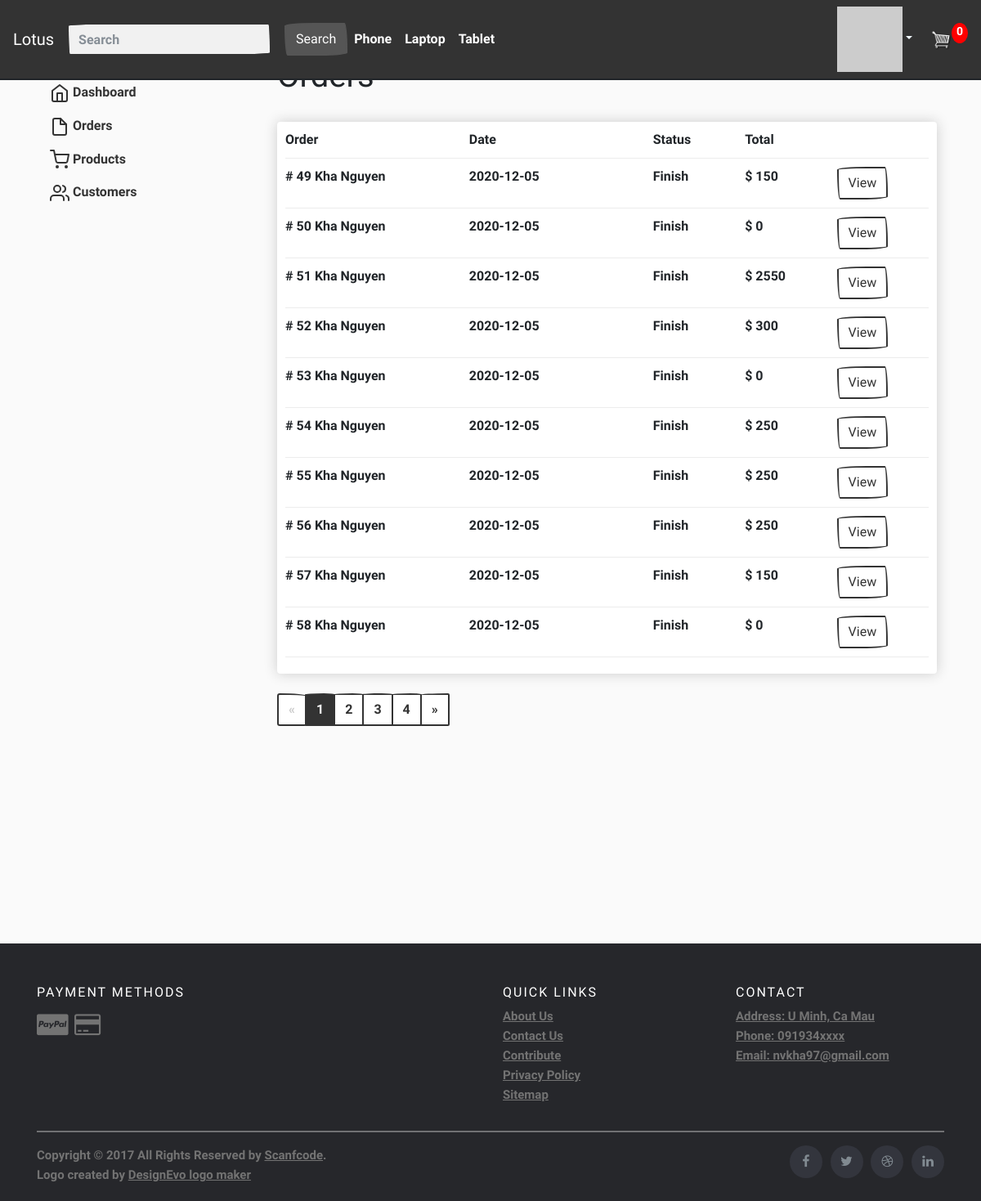
Page /admin/all-order (signed in) on the committed database.
### tables this page shows
CREATE TABLE "orders" (
	"id"	INTEGER,
	"user_id"	INTEGER,
	"order_date"	DATETIME,
	"payment_id"	INTEGER,
	"complete"	BOOLEAN DEFAULT 0,
	"order_name"	NVARCHAR(255),
	"order_phonenumber"	VARCHAR(12),
	"order_email"	VARCHAR(50),
	"order_address"	TEXT,
	"transaction_id"	DATE,
	PRIMARY KEY("id" AUTOINCREMENT)
);

### app.py (the view)
@app.route("/admin/all-order")
@login_required
def all_order():
   cartData = CartData()
   orders = db.execute("SELECT * FROM orders WHERE complete=? ORDER BY order_date DESC", 1)
   page = request.args.get(get_page_parameter(), type=int, default=1)
   data = []
   for i in range(10 * (page - 1), (page - 1) * 10 + 10):
    try:
        data.append(orders[i])
    except:
        break
   pagination = Pagination(page=page,css_framework='bootstrap4', total=len(orders), RECORD_NAME="orders", per_page=10)
   return render_template("adminpage/all_order.html", orders=data, numberCart=cartData["numberItem"], pagination=pagination)

### app.py (called while the page is built)
@app.after_request
def after_request(response):
    response.headers["Cache-Control"] = "no-cache, no-store, must-revalidate"
    response.headers["Expires"] = 0
    response.headers["Pragma"] = "no-cache"
    return response

@app.before_request
def before_request():
  if session.get("user_id"):
      db.execute("UPDATE users SET last_seen=? WHERE id=?", datetime.utcnow(), session["user_id"])

### helpers.py (called while the page is built)
def login_required(f):
    @wraps(f)
    def decorated_function(*args, **kwargs):
        if session.get("user_id") is None:
            return redirect("/login")
        return f(*args, **kwargs)
    return decorated_function

def gravatar(email, size=100, default='identicon', rating='g'):
    url = 'http://www.gravatar.com/avatar'
    hash = hashlib.md5(email.encode('utf-8')).hexdigest()
    return '{url}/{hash}?s={size}&d={default}&r={rating}'.format(
        url=url, hash=hash, size=size, default=default, rating=rating)

def CartData():
    if session.get("user_id"):
        try:
            order = db.execute("SELECT * FROM orders WHERE user_id=? AND complete=?", session.get("user_id"), 0)
            order_detail = db.execute("SELECT * FROM order_detail WHERE order_id=?", order[0]['id'])
            numberItem = int(len(order_detail))
            total = db.execute("SELECT SUM(price * quantity) FROM order_detail WHERE order_id=?", order[0]['id'])
        except:
            order_detail = None
            numberItem = 0
            total = 0
        return {"items": order_detail, "numberItem": numberItem, "total": total}
    else:
        cookieData = cookieCart()
        return {"items": cookieData['items'], "numberItem": cookieData['numberItem'], "total": cookieData['total']}

def getTotal(order_id):
    try:
        total = db.execute("SELECT SUM(quantity * price) as total FROM order_detail WHERE order_id=?", order_id)
    except:
        return 0
    return total[0]["total"]

def getAllNameProduct():
    all_products = db.execute("SELECT * FROM products")
    list_product_name = ""
    for product in all_products:
        list_product_name += product["name"] + ","
    return list_product_name

### templates/adminpage/all_order.html (shortened to what this page needs)
{% extends 'sell.html' %}
{% block div %}
  <h1>Orders</h1>
  <br>
  <div class="box-element">
    <div class="cart-row">
        <div style="flex: 2">Order</div>
        <div style="flex: 2">Date</div>
        <div style="flex: 1">Status</div>
        <div style="flex: 1">Total</div>
        <div style="flex: 1"></div>
    </div>
        {% for order in orders %}
          <div class="cart-row">
              <div style="flex: 2"># {{ order.id }} {{ order.order_name }}</div>
              <div style="flex: 2">{{ order.order_date }}</div>
              <div style="flex: 1">{% if order.complete == 0 %} Possessing {% else %} Finish {% endif %}</div>
              <div style="flex: 1">${% if (order.id | getTotal) == None %} 0 {% else %} {{ order.id | getTotal }} {% endif %}</div>
              <div style="flex: 1"><a href={{ url_for('view_order', id=order.id) }} class="btn btn-outline-primary">View</a></div>
          </div>
        {% endfor %}
  </div>
  <br>
  {{ pagination.links }}
{% endblock %}

### static/css/main.css (style rules this page uses)
body { background-color: hsl(0, 0%, 98%); padding-top: 45px; }
.box-element { box-shadow:hsl(0, 0%, 80%) 0 0 16px; background-color: #fff; border-radius: 4px; padding: 10px; }
.cart-row { display: flex; align-items: flex-stretch; padding-bottom: 10px; margin-bottom: 10px; border-bottom: 1px solid #ececec; }

### rows in the picture
orders: id "49", order_name "Kha Nguyen", order_date "2020-12-05", complete "Finish", id|getTotal "150"
orders: id "50", order_name "Kha Nguyen", order_date "2020-12-05", complete "Finish"
orders: id "51", order_name "Kha Nguyen", order_date "2020-12-05", complete "Finish", id|getTotal "2550"
orders: id "52", order_name "Kha Nguyen", order_date "2020-12-05", complete "Finish", id|getTotal "300"
orders: id "53", order_name "Kha Nguyen", order_date "2020-12-05", complete "Finish"
orders: id "54", order_name "Kha Nguyen", order_date "2020-12-05", complete "Finish", id|getTotal "250"
orders: id "55", order_name "Kha Nguyen", order_date "2020-12-05", complete "Finish", id|getTotal "250"
orders: id "56", order_name "Kha Nguyen", order_date "2020-12-05", complete "Finish", id|getTotal "250"
orders: id "57", order_name "Kha Nguyen", order_date "2020-12-05", complete "Finish", id|getTotal "150"
orders: id "58", order_name "Kha Nguyen", order_date "2020-12-05", complete "Finish"

### other values in the picture
{{ numberCart }} "0"
{{ pagination.links }} "« 1 2 3 4 »"
